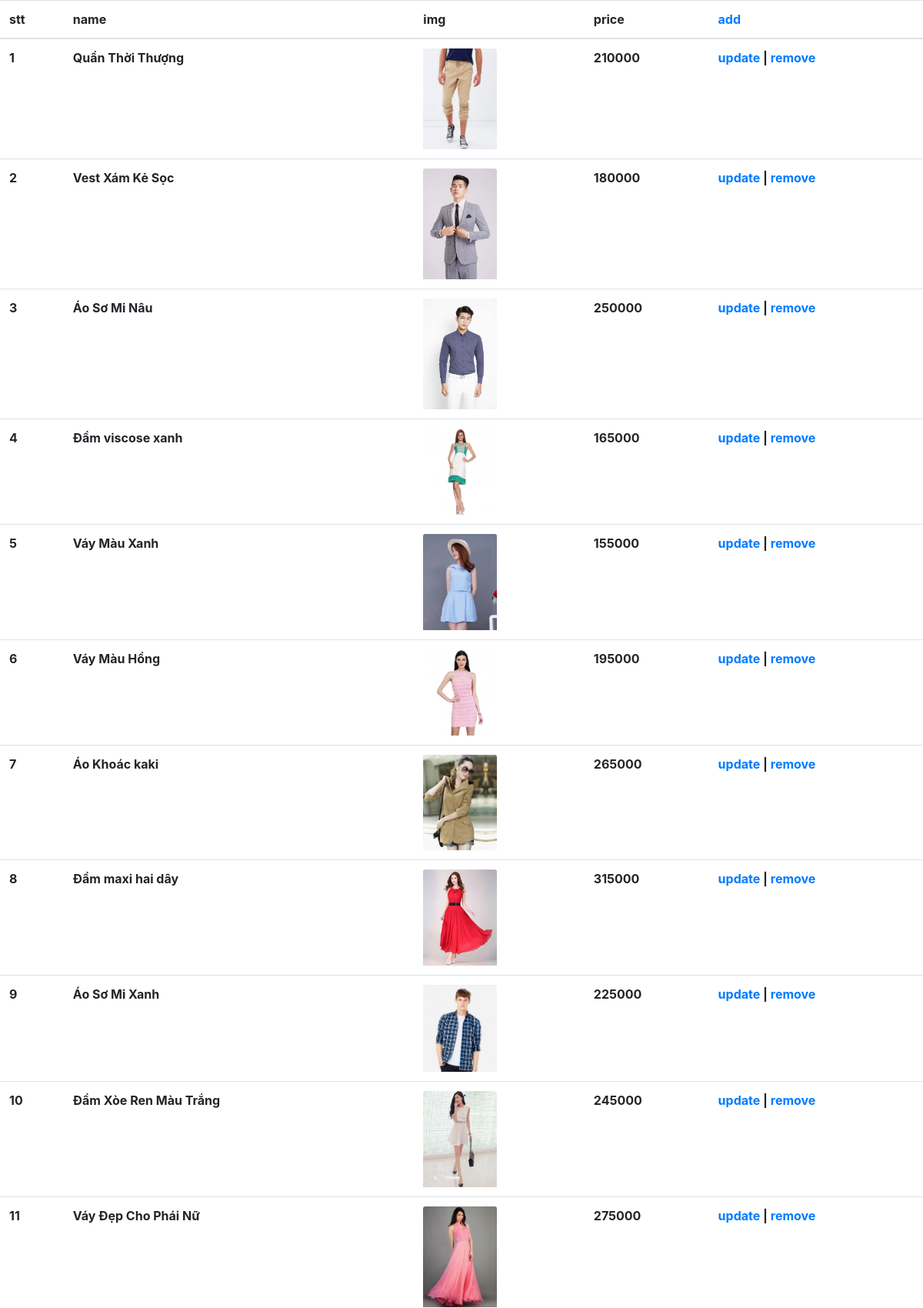
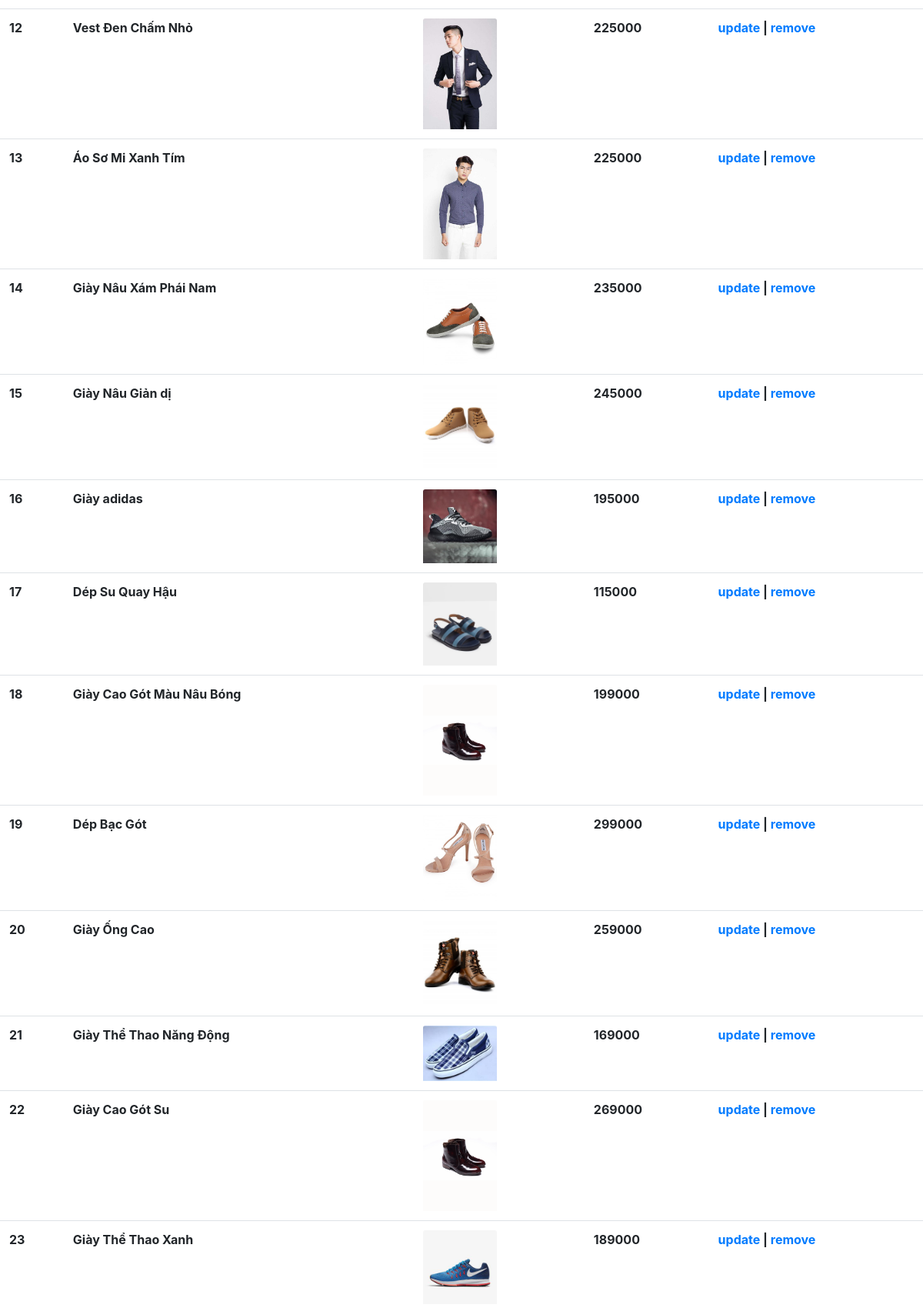
Screenshot of /php/admin.php (upper part) with the database file from the repository (2 pictures, top to bottom).
### tables this page shows
CREATE TABLE `products` (
  `id` int(11) NOT NULL,
  `names` varchar(255) NOT NULL,
  `category_id` int(11) NOT NULL,
  `images` varchar(255) NOT NULL,
  `descriptions` text NOT NULL,
  `price` float NOT NULL,
  `saleprice` float NOT NULL,
  `created` date NOT NULL,
  `quantity` int(11) NOT NULL,
  `keyword` varchar(45) DEFAULT NULL,
  `statuses` int(11) DEFAULT NULL
);

### php/admin.php (the view, shortened to what this page needs)
<?php
include "dbConnect.php";
?>
<!DOCTYPE html>
<html lang="en">
<head>
  <link rel="stylesheet" href="https://cdn.jsdelivr.net/npm/bootstrap@4.0.0/dist/css/bootstrap.min.css">
</head>
<body>
  <table class="table">
    <thead>
      <tr>
        <th>stt</th>
        <th>name</th>
        <th>img</th>
        <th>price</th>
        <th><a href="addAdmin.php">add</a></th>
      </tr>
    </thead>
    <tbody>
      <?php
      $sql = "SELECT * FROM products";
      $qr = mysqli_query($conn, $sql);
      $count = 1;
      while ($rows = mysqli_fetch_array($qr)) {
        echo "<tr>";
        echo    "<th >" . $count++ . "</th>";
        echo    "<th >" . $rows['names'] . "</th>";
        echo    "<th > <img src=../" . $rows['images'] . " class='card-img-top' style='width: 6rem;'></th>";
        echo    "<th >" . $rows['price'] . "</th>";
        echo    "<th> <a href='updateAdmin.php?id=" . $rows['id'] . "'>update</a> | <a href='removeAdmin.php?id=" . $rows['id'] . "'>remove</a></th>";
        echo "</tr>";
      }
      ?>
    </tbody>
  </table>
</body>
</html>

### rows the page displays
products: names "Quần Thời Thượng", images (picture), price "210000"
products: names "Vest Xám Kẻ Sọc", images (picture), price "180000"
products: names "Áo Sơ Mi Nâu", images (picture), price "250000"
products: names "Đầm viscose xanh", images (picture), price "165000"
products: names "Váy Màu Xanh", images (picture), price "155000"
products: names "Váy Màu Hồng", images (picture), price "195000"
products: names "Áo Khoác kaki", images (picture), price "265000"
products: names "Đầm maxi hai dây", images (picture), price "315000"
products: names "Áo Sơ Mi Xanh", images (picture), price "225000"
products: names "Đầm Xòe Ren Màu Trắng", images (picture), price "245000"
products: names "Váy Đẹp Cho Phái Nữ", images (picture), price "275000"
products: names "Vest Đen Chấm Nhỏ", images (picture), price "225000"
products: names "Áo Sơ Mi Xanh Tím", images (picture), price "225000"
products: names "Giày Nâu Xám Phái Nam", images (picture), price "235000"
products: names "Giày Nâu Giản dị", images (picture), price "245000"
products: names "Giày adidas", images (picture), price "195000"
products: names "Dép Su Quay Hậu", images (picture), price "115000"
products: names "Giày Cao Gót Màu Nâu Bóng", images (picture), price "199000"
products: names "Dép Bạc Gót", images (picture), price "299000"
products: names "Giày Ống Cao", images (picture), price "259000"
products: names "Giày Thể Thao Năng Động", images (picture), price "169000"
products: names "Giày Cao Gót Su", images (picture), price "269000"
products: names "Giày Thể Thao Xanh", images (picture), price "189000"
